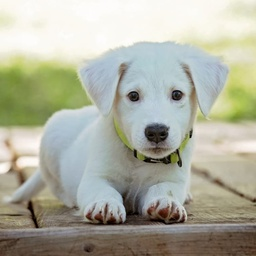
#> input picture pies.jpg, 256 x 256 px, shrunk from 756 x 756 before the run
$ python main.py
#> lines starting #> are read from the running program, lines starting #| are printed output that depends on the picture
### convolution.py
import numpy as np

def convolve2d(image, kernel):
# Obsługa obrazów kolorowych
    if image.ndim == 3:
        h, w, channels = image.shape
        output = np.zeros_like(image)
        for ch in range(channels):
            output[:, :, ch] = convolve2d(image[:, :, ch], kernel)
        return output

    img_h, img_w = image.shape
    k_h, k_w = kernel.shape

# Obliczenie paddingu (dla nieparzystych wymiarów kernela)
    pad_h = k_h // 2
    pad_w = k_w // 2

# Tworzymy obraz z paddingiem zerowym
    padded = np.zeros((img_h + 2*pad_h, img_w + 2*pad_w), dtype=image.dtype)
    padded[pad_h:pad_h+img_h, pad_w:pad_w+img_w] = image

# Wynik
    output = np.zeros_like(image, dtype=float)

# Splot
    for i in range(img_h):
        for j in range(img_w):
            region = padded[i:i+k_h, j:j+k_w]
            output[i, j] = np.sum(region * kernel)

    return output

def normalize_image(img):
# Normalizuje obraz do zakresu 0-255 i konwertuje do uint8
    min_val, max_val = img.min(), img.max()
    if max_val - min_val == 0:
        return np.zeros_like(img, dtype=np.uint8)

    norm_img = 255 * (img - min_val) / (max_val - min_val)
    return norm_img.astype(np.uint8)

### demosaic.py
import numpy as np
from convolution import convolve2d
import kernels

def get_bayer_masks(height, width, pattern='RGGB'):
#  Tworzy binarne maski dla kanałów R, G, B zgodnie ze wzorem Bayera (RGGB).

    mask_r = np.zeros((height, width))
    mask_g = np.zeros((height, width))
    mask_b = np.zeros((height, width))

    for i in range(height):
        for j in range(width):
            if i % 2 == 0:  # parzyste
                if j % 2 == 0:
                    mask_g[i, j] = 1  # G
                else:
                    mask_r[i, j] = 1  # R
            else:  # nieparzyste
                if j % 2 == 0:
                    mask_b[i, j] = 1  # B
                else:
                    mask_g[i, j] = 1  # G
    return mask_r, mask_g, mask_b


def demosaic_bayer(raw_image):
    h, w = raw_image.shape
    mask_r, mask_g, mask_b = get_bayer_masks(h, w)

    # Mnożymy obraz wyjściowy przez maski, aby uzyskać rzadkie próbki
    R_sparse = raw_image * mask_r
    G_sparse = raw_image * mask_g
    B_sparse = raw_image * mask_b

    # Rekonstrukcja kanałów przez konwolucję
    R_interp = convolve2d(R_sparse, kernels.DEMOSAIC_KERNEL_RB)
    G_interp = convolve2d(G_sparse, kernels.DEMOSAIC_KERNEL_G)
    B_interp = convolve2d(B_sparse, kernels.DEMOSAIC_KERNEL_RB)

    # Składamy wynikowy obraz RGB
    rgb_image = np.stack([R_interp, G_interp, B_interp], axis=2)
    return rgb_image


def get_fuji_masks(height, width):
# Tworzy binarne maski dla kanałów R, G, B według wzoru Fuji

    mask_r = np.zeros((height, width))
    mask_g = np.zeros((height, width))
    mask_b = np.zeros((height, width))

# Definiujemy wzór Fuji X-Trans 6x6
    pattern = [
        "GBRGBR",
        "RGGBGG",
        "BGGRGG",
        "GBRGBR",
        "RGGBGG",
        "BGGRGG"
    ]

    for i in range(height):
        for j in range(width):
            c = pattern[i % 6][j % 6]
            if c == 'R':
                mask_r[i, j] = 1
            elif c == 'G':
                mask_g[i, j] = 1
            elif c == 'B':
                mask_b[i, j] = 1

    return mask_r, mask_g, mask_b


def visualize_mosaic(raw_image, mask_r, mask_g, mask_b):
# Tworzy wizualizację mozaiki Bayera/ X-Trans w kolorze.
# Piksele zachowują swoją jasność z surowego obrazu.

    h, w = raw_image.shape
    visulaisation_image = np.zeros((h, w, 3))

    visulaisation_image[:, :, 0] = raw_image * mask_r
    visulaisation_image[:, :, 1] = raw_image * mask_g
    visulaisation_image[:, :, 2] = raw_image * mask_b

    return visulaisation_image


def demosaic_fuji(raw_image):
# Demozaikowanie Fuji X-Trans (6x6) z prostą interpolacją uśredniającą.

    h, w = raw_image.shape
    mask_r, mask_g, mask_b = get_fuji_masks(h, w)

    R_sparse = raw_image * mask_r
    G_sparse = raw_image * mask_g
    B_sparse = raw_image * mask_b

# Prosty kernel uśredniający dla interpolacji
    kernel_fuji = np.ones((3, 3)) / 4.5

    R_interp = convolve2d(R_sparse, kernel_fuji)
    G_interp = convolve2d(G_sparse, kernel_fuji)
    B_interp = convolve2d(B_sparse, kernel_fuji)

# Normalizacja każdego kanału do zakresu 0-1
    def normalize_channel(ch):
        return (ch - ch.min()) / (ch.max() - ch.min() + 1e-5)

    R_interp = normalize_channel(R_interp)
    G_interp = normalize_channel(G_interp)
    B_interp = normalize_channel(B_interp)

    return np.stack([R_interp, G_interp, B_interp], axis=2)

### main.py
import os
import cv2 as cv2
import numpy as np
import matplotlib.pyplot as plt
from convolution import convolve2d, normalize_image
import kernels
import demosaic as demosaicing


def save_image(path, image):
    directory = os.path.dirname(path)
    if not os.path.exists(directory):
        os.makedirs(directory)

    img_out = normalize_image(image)

    # Konwersja RGB -> BGR
    if img_out.ndim == 3 and img_out.shape[2] == 3:
        img_out = cv2.cvtColor(img_out, cv2.COLOR_RGB2BGR)

    cv2.imwrite(path, img_out)
    print("Saved: {path}")


def main():
# Wczytanie obrazów w szarości
    img_gray = cv2.imread('pies.jpg', cv2.IMREAD_GRAYSCALE)
#> img_gray: shape (256, 256); min 0, max 255, mean 173.2
    if img_gray is None:
        print("File 'pies.jpg' not found. Creating 100x100 image...")
        img_gray = np.zeros((100, 100), dtype=float)
        img_gray[25:75, 25:75] = 100
    img_gray = img_gray.astype(float) / 255.0

# Wczytanie obrazów w kolorze
    img_color_in = cv2.imread('pies.jpg')
#> img_color_in is the input picture: shape (256, 256, 3); mean B, G, R 159.1, 175.3, 174.3
    if img_color_in is not None:
        img_color_in = cv2.cvtColor(img_color_in, cv2.COLOR_BGR2RGB)
        img_color_norm = img_color_in.astype(float) / 255.0
    else:
        img_color_norm = None

    print("Processing image...")


# ZADANIE 1: Wykrywanie krawędzi
    edges_sobel_x = convolve2d(img_gray, kernels.SOBEL_X)
    edges_sobel_y = convolve2d(img_gray, kernels.SOBEL_Y)
    edges_laplace = convolve2d(img_gray, kernels.LAPLACE)
#> after the loop in convolve2d (call 3), `for i in range(img_h):`:
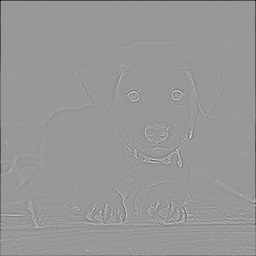
#> output: shape (256, 256) float64; min -1.95, max 1.31, mean -0.0103; drawn with min black and max white
    edges_sobel_mag = np.sqrt(edges_sobel_x**2 + edges_sobel_y**2)
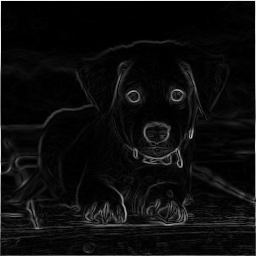
#> edges_sobel_mag: shape (256, 256) float64; min 0, max 4.14, mean 0.213; drawn with min black and max white

    edges_prewitt_x = convolve2d(img_gray, kernels.PREWITT_X)
    edges_prewitt_y = convolve2d(img_gray, kernels.PREWITT_Y)
    edges_prewitt_mag = np.sqrt(edges_prewitt_x**2 + edges_prewitt_y**2)

    edges_scharr_x = convolve2d(img_gray, kernels.SCHARR_X)
    edges_scharr_y = convolve2d(img_gray, kernels.SCHARR_Y)
    edges_scharr_mag = np.sqrt(edges_scharr_x**2 + edges_scharr_y**2)

# Zapis krawędzi i zapisywanie wynikow do folderu
    save_image('output/edges/sobel_x.png', edges_sobel_x)
#> in normalize_image, `min_val, max_val = img.min(), img.max()`: min_val = -3.96; max_val = 3.87
    save_image('output/edges/sobel_y.png', edges_sobel_y)
    save_image('output/edges/sobel_magnitude.png', edges_sobel_mag)

    save_image('output/edges/prewitt_x.png', edges_prewitt_x)
    save_image('output/edges/prewitt_y.png', edges_prewitt_y)
    save_image('output/edges/prewitt_magnitude.png', edges_prewitt_mag)

    save_image('output/edges/scharr_x.png', edges_scharr_x)
    save_image('output/edges/scharr_y.png', edges_scharr_y)
    save_image('output/edges/scharr_magnitude.png', edges_scharr_mag)

# ZADANIE 2: Rozmywanie (Blurring)
    img_for_filter = img_color_norm if img_color_norm is not None else img_gray
    blurred = convolve2d(img_for_filter, kernels.GAUSSIAN_BLUR)
    save_image('output/filters/gaussian_blur.png', blurred)

# ZADANIE 3: Wyostrzanie (Sharpening)
    sharpened = convolve2d(img_for_filter, kernels.SHARPEN)
#> after the loop in convolve2d (call 12), `for ch in range(channels):`:
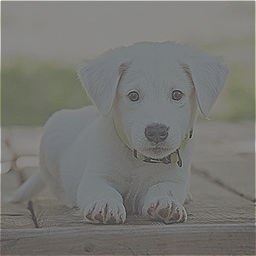
#> output: shape (256, 256, 3) float64; mean R, G, B 0.694, 0.698, 0.633; drawn with min black and max white
    sharpened = np.clip(sharpened, 0, 1)
    save_image('output/filters/sharpen.png', sharpened)
#> in normalize_image (call 11), `min_val, max_val = img.min(), img.max()`: min_val = 0; max_val = 1
#> in normalize_image (call 11), `return norm_img.astype(np.uint8)`:
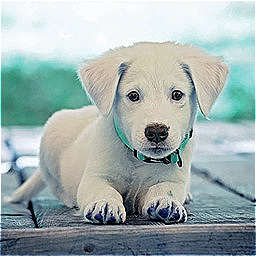
#> returned value: shape (256, 256, 3); mean of channels 0, 1, 2 175.1, 176.1, 160.1; drawn as B, G, R
    save_image('output/filters/laplace.png', edges_laplace)

# ZADANIE 4: Demozaikowanie
    demosaiced_bayer = None
    if img_color_in is not None:
        h, w, _ = img_color_in.shape
#> h = 256; w = 256

    # Sztuczna mozaika Bayera
        mask_r, mask_g, mask_b = demosaicing.get_bayer_masks(h, w)
#> after the loop in get_bayer_masks, `for i in range(height):`:
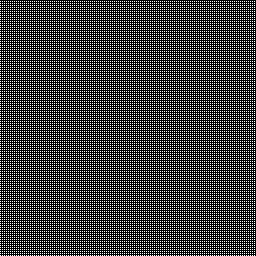
#> mask_b: shape (256, 256) float64; values 0 (black) and 1 (white), 25% white in thin lines or dots
#> after the loop in get_bayer_masks, `for i in range(height):`:
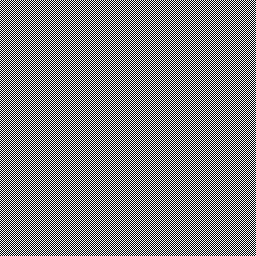
#> mask_g: shape (256, 256) float64; values 0 (black) and 1 (white), 50% white in thin lines or dots
#> after the loop in get_bayer_masks, `for i in range(height):`:
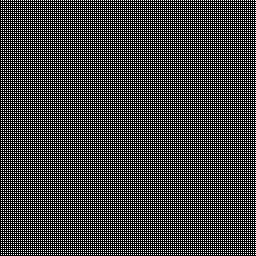
#> mask_r: shape (256, 256) float64; values 0 (black) and 1 (white), 25% white in thin lines or dots
        raw_bayer = img_color_in[:, :, 0] * mask_r + img_color_in[:, :, 1] * mask_g + img_color_in[:, :, 2] * mask_b

    # Sztuczna mozaika Fuji X-Trans
        mask_r_f, mask_g_f, mask_b_f = demosaicing.get_fuji_masks(h, w)
        raw_fuji = img_color_in[:, :, 0] * mask_r_f + img_color_in[:, :, 1] * mask_g_f + img_color_in[:, :, 2] * mask_b_f

    # Demozaikowanie
        demosaiced_bayer = demosaicing.demosaic_bayer(raw_bayer)
        demosaiced_fuji = demosaicing.demosaic_fuji(raw_fuji)

    # Wizualizacja mozaiki
        vis_bayer = demosaicing.visualize_mosaic(raw_bayer, mask_r, mask_g, mask_b)
        vis_fuji = demosaicing.visualize_mosaic(raw_fuji, mask_r_f, mask_g_f, mask_b_f)

    # Zapis wyników ostatecznych
        save_image('output/demosaicing/raw_bayer_color.png', vis_bayer)
        save_image('output/demosaicing/demosaiced_bayer.png', demosaiced_bayer)
        save_image('output/demosaicing/raw_fuji_color.png', vis_fuji)
        save_image('output/demosaicing/demosaiced_fuji.png', demosaiced_fuji)

# Prezentacja wyników
    plt.figure(figsize=(15, 20))

    # Sobel
    plt.subplot(6, 3, 1), plt.imshow(normalize_image(edges_sobel_x), cmap='gray'), plt.title('Sobel X')
    plt.subplot(6, 3, 2), plt.imshow(normalize_image(edges_sobel_y), cmap='gray'), plt.title('Sobel Y')
    plt.subplot(6, 3, 3), plt.imshow(normalize_image(edges_sobel_mag), cmap='gray'), plt.title('Sobel Magnitude')

    # Prewitt
    plt.subplot(6, 3, 4), plt.imshow(normalize_image(edges_prewitt_x), cmap='gray'), plt.title('Prewitt X')
    plt.subplot(6, 3, 5), plt.imshow(normalize_image(edges_prewitt_y), cmap='gray'), plt.title('Prewitt Y')
    plt.subplot(6, 3, 6), plt.imshow(normalize_image(edges_prewitt_mag), cmap='gray'), plt.title('Prewitt Magnitude')

    # Scharr
    plt.subplot(6, 3, 7), plt.imshow(normalize_image(edges_scharr_x), cmap='gray'), plt.title('Scharr X')
    plt.subplot(6, 3, 8), plt.imshow(normalize_image(edges_scharr_y), cmap='gray'), plt.title('Scharr Y')
    plt.subplot(6, 3, 9), plt.imshow(normalize_image(edges_scharr_mag), cmap='gray'), plt.title('Scharr Magnitude')

    # Inne filtry
    plt.subplot(6, 3, 10), plt.imshow(normalize_image(edges_laplace), cmap='gray'), plt.title('Laplace')
    plt.subplot(6, 3, 11), plt.imshow(normalize_image(blurred), cmap='gray'), plt.title('Gaussian Blur')
    plt.subplot(6, 3, 12), plt.imshow(normalize_image(sharpened), cmap='gray'), plt.title('Sharpen')

# Demozaikowanie Bayer
    if demosaiced_bayer is not None:
        plt.subplot(6, 3, 13), plt.imshow(normalize_image(vis_bayer)), plt.title('Raw Bayer Color')
        plt.subplot(6, 3, 14), plt.imshow(normalize_image(demosaiced_bayer)), plt.title('Demosaiced Bayer')
        plt.subplot(6, 3, 16), plt.imshow(normalize_image(vis_fuji)), plt.title('Raw Fuji Color')
        plt.subplot(6, 3, 17), plt.imshow(normalize_image(demosaiced_fuji)), plt.title('Demosaiced Fuji')

    plt.tight_layout()
    plt.show()


if __name__ == "__main__":
    main()
